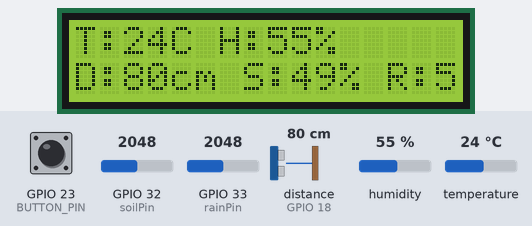
Recording of a sketch running on a simulated ESP32. Parts: 16×2 character LCD. The inputs (shaded band) are chosen by the test bench; at power-on: distance to the obstacle (sensor on GPIO 18) 80 cm, GPIO 23 (BUTTON_PIN) HIGH, GPIO 32 (soilPin) = 2048, GPIO 33 (rainPin) = 2048, humidity 55 %, temperature 24 °C. The echo pulse lasts 58.3 µs per cm; WiFi joins after 1.5 s; servers stay silent unless stated; no MQTT or app messages arrive unless stated; what the sketch prints to the serial monitor is not drawn.

Above: at 4.7 s.
4.8 s: distance to the obstacle (sensor on GPIO 18) set to 4 cm
At 6.4 s:
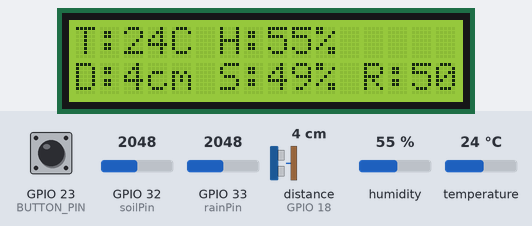
7.1 s: distance to the obstacle (sensor on GPIO 18) set to 2 cm
At 8.7 s:
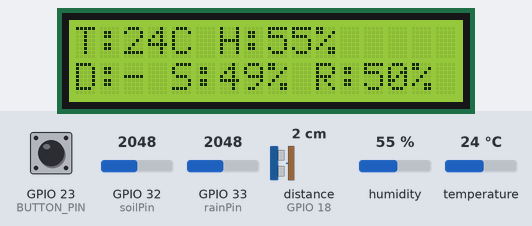
9.1 s: GPIO 23 (BUTTON_PIN) pulled LOW for 0.15 s
At 11.1 s:
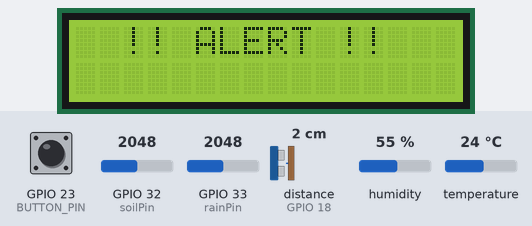
13.2 s: GPIO 32 (soilPin) set to 2866
At 14.2 s:
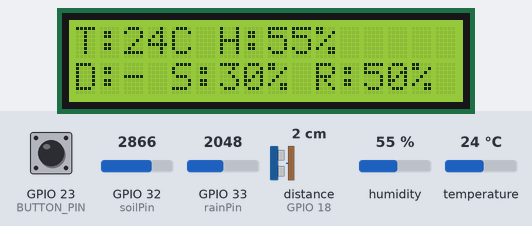
15.2 s: GPIO 33 (rainPin) set to 3972
At 16.6 s:
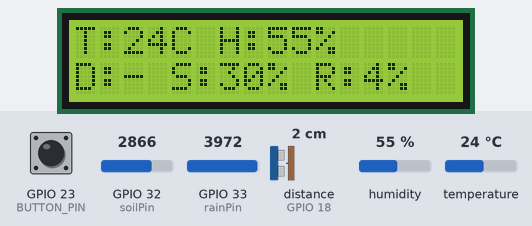
17.2 s: humidity set to 22 %
At 20.8 s:
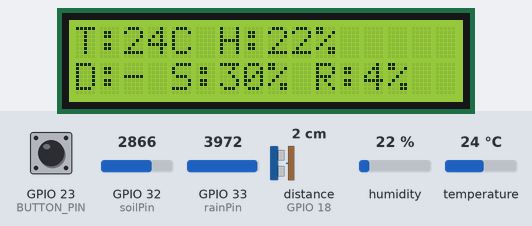
Timing chart, 0 to 22.2 s (numbered marks = the images above; inputs shaded):
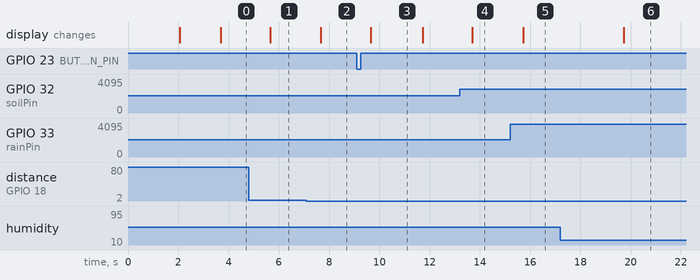

Measured:
- the behaviour switches between 3 and 2 cm on distance to the obstacle (sensor on GPIO 18) (found by bisection; images 1 and 2)
- after the input at 4.8 s, the display: changes after 0.85 s (image 1)
- after the input at 7.1 s, the display: changes after 0.58 s (image 2)
- after the input at 9.1 s, the display: changes after 0.57 s (image 3)
- after the input at 13.2 s, the display: changes after 0.50 s (image 4)
- after the input at 15.2 s, the display: changes after 0.52 s (image 5)
- after the input at 17.2 s, the display: changes after 2.5 s (image 6)

The sketch:

iotproj.ino
```cpp
#include "DHT.h"
#include <HCSR04.h>
#include <LiquidCrystal_I2C.h>
#include <WiFi.h>
#include <PubSubClient.h>


// Pin Definitions
#define DHTPIN 4
#define TRIGPIN 5
#define ECHOPIN 18
#define BUTTON_PIN 23
#define rainPin 33
#define soilPin 32

// Wi-Fi + MQTT Config
const char* ssid = "Adrian";
const char* password = "andyhotspot";
const char* mqtt_server = "172.20.10.3";  //VM IP

WiFiClient espClient;
PubSubClient client(espClient);

// Constants
#define DHTTYPE DHT11
#define SENSOR_INTERVAL 2000  // 2 seconds

int lcdColumns = 16;
int lcdRows = 2;

int lastButtonState = HIGH;
int currentButtonState;

bool showT = false;

unsigned long previousSensorMillis = 0;

DHT dht(DHTPIN, DHTTYPE);
UltraSonicDistanceSensor distanceSensor(TRIGPIN, ECHOPIN);
LiquidCrystal_I2C lcd(0x27, lcdColumns, lcdRows);

void setup() {
  pinMode(rainPin, INPUT);
  pinMode(BUTTON_PIN, INPUT_PULLUP);
  Serial.begin(115200);
  Serial.println(F("DHT11, HCSR04, and Rain Sensor Test!"));

  dht.begin();
  delay(2000); // Allow DHT11 to stabilize

  lcd.init();
  lcd.backlight();

  // Connect to Wi-Fi
  WiFi.begin(ssid, password);
  while (WiFi.status() != WL_CONNECTED) {
    delay(500);
    Serial.print(".");
  }
  Serial.println("WiFi connected");

  // Setup MQTT
  client.setServer(mqtt_server, 1883);


  Serial.println("Ready!");
}

void loop() {
  if (!client.connected()) {
    while (!client.connected()) {
      Serial.print("Attempting MQTT connection...");
      if (client.connect("ESP32SensorClient")) {
        Serial.println("connected");
      } else {
        Serial.print("failed, rc=");
        Serial.print(client.state());
        delay(2000);
      }
    }
  }
  client.loop();

  // --- Non-blocking button press detection ---
  currentButtonState = digitalRead(BUTTON_PIN);
  if (lastButtonState == HIGH && currentButtonState == LOW) {
    Serial.println("Button Press Detected!");
    showT = true;
  }
  lastButtonState = currentButtonState;

  // --- Sensor and LCD update every 2 seconds ---
  unsigned long currentMillis = millis();
  if (currentMillis - previousSensorMillis >= SENSOR_INTERVAL) {
    previousSensorMillis = currentMillis;

    Serial.println("----- Sensor Readings -----");

    float h = dht.readHumidity();
    float t = dht.readTemperature();
    float distance = distanceSensor.measureDistanceCm();
    int rainValue = analogRead(rainPin);   // Analog read for rain intensity
    int rainPercent = map(rainValue, 0, 4095, 100, 0);  // 0 = wet, 100 = dry
    int soilValue = analogRead(soilPin);   // Raw analog read (0 = wet, max = dry)

    lcd.clear();

    // Only update display and Serial if sensor values are valid
    if (!isnan(h) && !isnan(t)) {
      float hic = dht.computeHeatIndex(t, h, false);

      Serial.print(F("Humidity: "));
      Serial.print(h);
      Serial.println(F("%"));

      Serial.print(F("Temperature: "));
      Serial.print(t);
      Serial.println(F("°C"));

      Serial.print(F("Heat Index (Celsius): "));
      Serial.print(hic);
      Serial.println(F("°C"));

      lcd.setCursor(0, 0);
      lcd.print("T:");
      lcd.print((int)t);       // Integer temp
      lcd.print("C ");

      lcd.print("H:");
      lcd.print((int)h);       // Integer humidity
      lcd.print("%");
    } else {
      Serial.println(F("Failed to read from DHT sensor!"));
      lcd.setCursor(0, 0);
      lcd.print("Sensor Error");
    }

    lcd.setCursor(0, 1);

    if (distance > 2 && distance < 400) {
      Serial.print("Ultrasonic Distance: ");
      Serial.print(distance);
      Serial.println(" cm");

      lcd.print("D:");
      lcd.print(int(distance));
      lcd.print("cm ");
    } else {
      Serial.println("Ultrasonic out of range.");
      lcd.print("D:- ");
    }

    // --- Soil Moisture Sensor ---
    Serial.print("Soil Raw Value: ");
    Serial.println(soilValue);

    // Convert to percentage (assuming ESP32 12-bit ADC range 0-4095)
    int moisturePercent = map(soilValue, 4095, 0, 0, 100); // 0 (dry) to 100 (wet)
    Serial.print("Soil Moisture: ");
    Serial.print(moisturePercent);
    Serial.println("%");

    // Prepare sensor payload string
    String payload =
      String(t) + "," +
      String(h) + "," +
      String(moisturePercent) + "," +
      String(rainPercent) + "," +
      String(distance);

    // Publish to sensor data topic
    client.publish("sensor/data", payload.c_str());
    Serial.println("MQTT: Published sensor data → " + payload);

    // Optional: Display short soil status in LCD if room
    if (moisturePercent > 60) {
      Serial.println("Soil: Wet");
    } else if (moisturePercent > 30) {
      Serial.println("Soil: Moist");
    } else {
      Serial.println("Soil: Dry");
    }

    // --- Soil Moisture ---
    lcd.print("S:");
    lcd.print(moisturePercent);
    lcd.print("% ");

    // --- Rain Sensor ---
    Serial.print("Rain Value: ");
    Serial.print(rainValue);
    Serial.print(" → ");
    Serial.print(rainPercent);
    Serial.println("%");

    if (rainPercent > 30) {
      Serial.println("Rain detected!");
    } else {
      Serial.println("No rain.");
    }

    lcd.print("R:");
    lcd.print(rainPercent);
    lcd.print("%");

    // --- Show 'ALERT' on full screen when button is pressed ---
    if (showT) {
      lcd.clear();
      lcd.setCursor(2, 0);  // Center "ALERT" horizontally
      lcd.print("!! ALERT !!");
      client.publish("camera/trigger", "TRIGGER");
      Serial.println("MQTT: Published TRIGGER");
      delay(2000); // Show for 2 seconds (non-blocking alternative possible)
      showT = false;
      return; // Skip rest of loop to avoid sensor display overwrite
    }

    Serial.println("---------------------------\n");
  }
}
```
